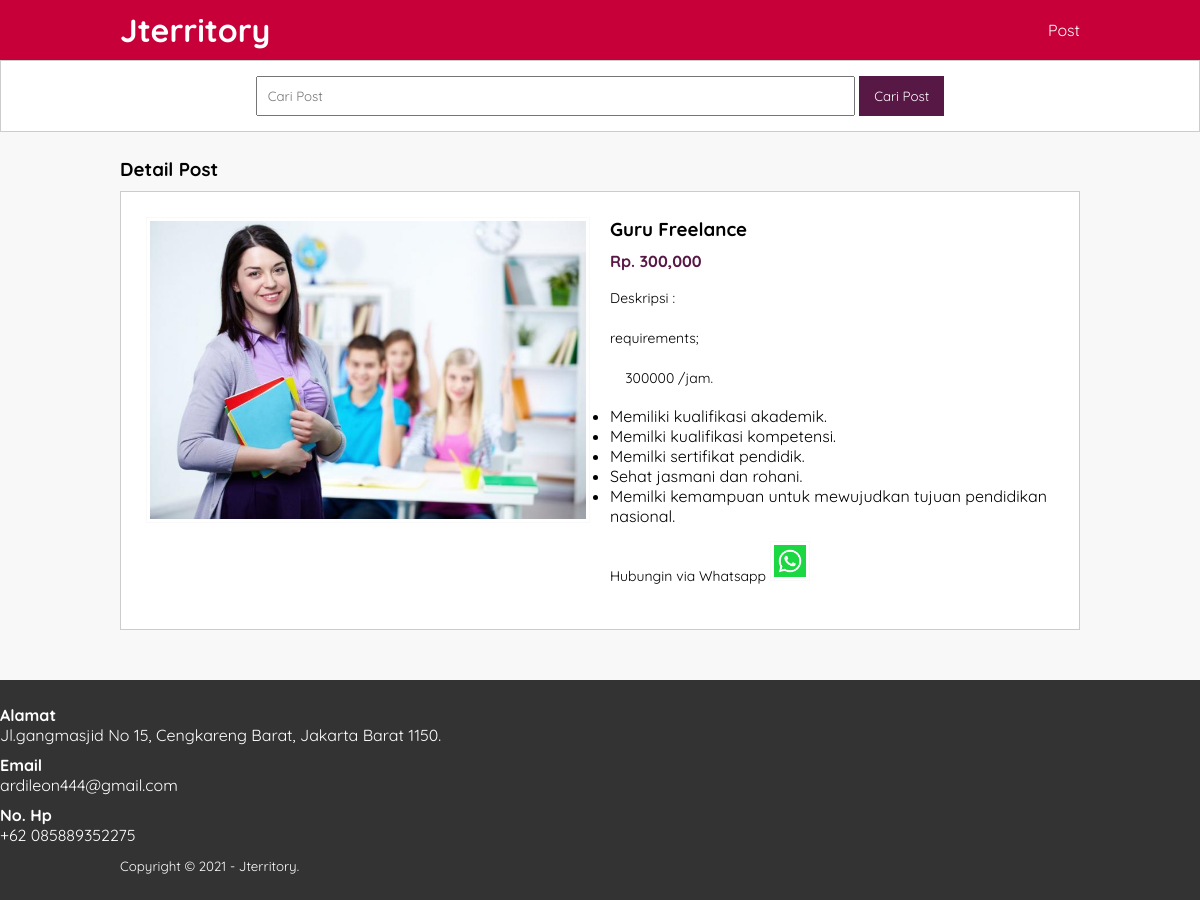
The app's page /detail-produk.php?id=18 with its own data.
### tables this page shows
CREATE TABLE `tb_product` (
  `product_id` int(11) NOT NULL,
  `category_id` int(11) NOT NULL,
  `product_name` varchar(100) NOT NULL,
  `product_price` int(11) NOT NULL,
  `product_description` text NOT NULL,
  `product_image` varchar(100) NOT NULL,
  `product_status` tinyint(1) NOT NULL,
  `product_created` timestamp NOT NULL DEFAULT current_timestamp()
);

### detail-produk.php (the view, shortened to what this page needs)
<?php
	include 'db.php';
	$kontak = mysqli_query($conn, "SELECT admin_telp, admin_email, admin_address FROM tb_admin WHERE admin_id = 1");
	$a = mysqli_fetch_object($kontak);
	 $produk = mysqli_query($conn, "SELECT * FROM tb_product WHERE product_id = '".$_GET['id']."' ");
	$p = mysqli_fetch_object($produk);
 ?>
<!DOCTYPE html>
<html>
<head>
	<link rel="stylesheet" type="text/css" href="css/style.css">
</head>
<body>
	<header>
			<div class="container">
			<h1><a href="index.php">Jterritory</a></h1>
			<ul>
				<li><a href="produk.php">Post</a></li>
			</ul>
	    </div>
	</header>
		<div class="search">
			<div class="container">
				<form action="produk.php">
					<input type="text" name="search" placeholder="Cari Post" value="<?php echo $_GET['search'] ?>">
					<input type="submit" name="cari" value="Cari Post">
				</form>
			</div>
		</div>
		<div class="section">
			<div class="container">
				<h3>Detail Post</h3>
				<div class="box">
					<div class="col-2">
						<img src="produk/<?php echo $p->product_image ?>" width="100%">
					</div>
					<div class="col-2">
						<h3><?php echo $p->product_name ?></h3>
						<h4>Rp. <?php echo number_format($p->product_price)  ?></h4>
						<p>Deskripsi :<br>
							<?php echo $p->product_description ?>
						</p>
						<p><a href="https://api.whatsapp.com/send?phone=<?php echo $a->admin_email ?>&text=Hai, saya tertarik dengan lowongan anda." target="_blank">Hubungin via Whatsapp <img src="img/wa.png" width="40px"></a>
						</p>
					</div>
				</div>
			</div>
		</div>
		<div class="footer">
			<h4>Alamat</h4>
			<p><?php echo $a->admin_address ?></p>
			<h4>Email</h4>
			<p><?php echo $a->admin_email ?></p>
			<h4>No. Hp</h4>
			<p><?php echo $a->admin_telp ?></p>
			<div class="container">
				<small>Copyright &copy; 2021 - Jterritory.</small>
			</div>
		</div>
</body>
</html>

### css/style.css (style rules this page uses)
* { padding:0; margin:0; font-family: 'Quicksand', sans-serif; }
body { background-color: #f8f8f8; }
a { color: inherit; text-decoration: none; }
header { background-color: #C70039; color: #fff; }
header h1 { float: left; padding:10px 0; }
header ul { float: right; }
header ul li { display: inline-block; }
header ul li a { padding:20px 0 20px 15px; display: inline-block; }
.container { width: 80%; margin:0 auto; }
.container:after { content: ''; display: block; clear: both; }
.section { padding:25px 0; }
.box { background-color: #fff; border:1px solid #ccc; padding:15px; box-sizing: border-box; margin:10px 0 25px 0; }
.box:after { content: ''; display: block; clear: both; }
.search { padding:15px 0; background-color: #fff; border:1px solid #ccc; text-align: center; }
.search input[type=text] { width: 60%; padding:10px; }
.search input[type=submit] { padding:12px 15px; background-color: #581845; color:#fff; border:none; cursor:pointer; }
.footer { padding:25px 0; background-color: #333; color: #fff; }
.footer p { margin-bottom: 10px; }
.col-2 { width: 50%; min-height: 200px; padding:10px; box-sizing: border-box; float: left; }
.col-2 img { border:1px solid #f9f9f9; padding:3px; box-sizing: border-box; }
.col-2 h3 { margin-bottom: 10px; }
.col-2 h4 { color:#581845; }
.col-2 p { margin:15px 0; text-align: justify; line-height: 25px; font-size: 14px; }

### records on screen
tb_product: product_image (picture), product_name "Guru Freelance", product_price "300,000", product_description "requirements; 300000 /jam. Memiliki kualifikasi akademik. Memilki kualifikasi kompetensi. Memilki sertifikat pendidik. Sehat jasmani dan rohani. Memilki kemampuan untuk mewujudkan tujuan pendidikan nasional."

### other values on screen
$a->admin_address "Jl.gangmasjid No 15, Cengkareng Barat, Jakarta Barat 1150."
$a->admin_email "ardileon444@gmail.com"
$a->admin_telp "+62 085889352275"
